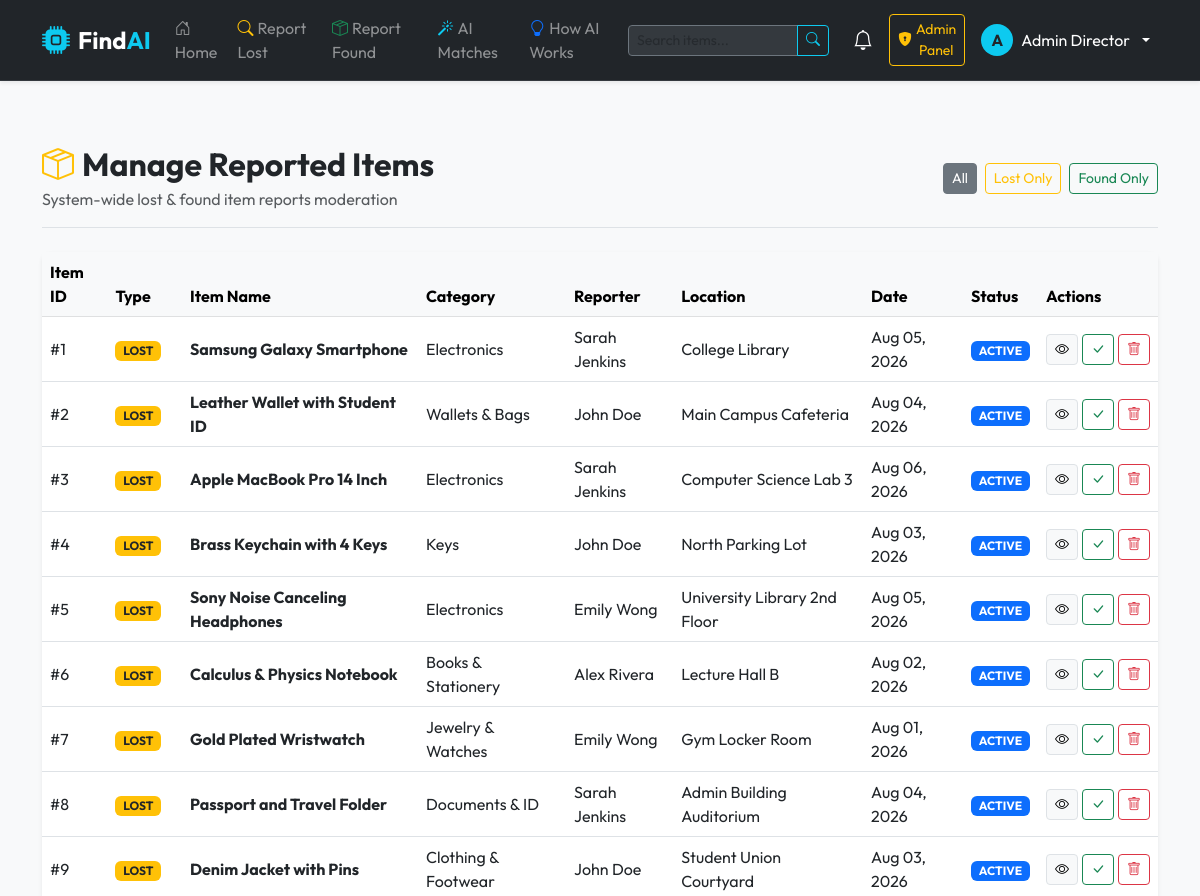
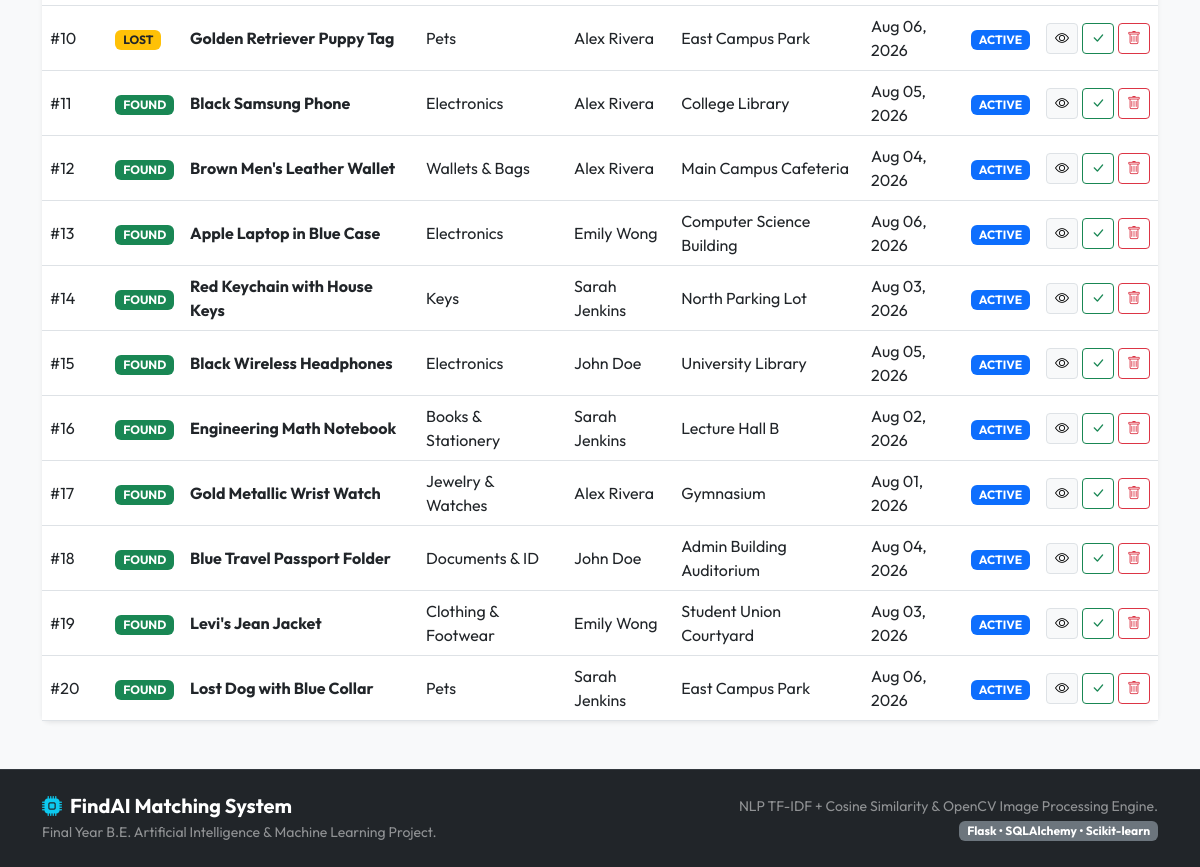
/admin/items (signed in), run on the app's committed database (2 pictures, top to bottom).
### models/models.py (models this page shows, shortened)
class User(db.Model):
    __tablename__ = 'users'
    id = db.Column(db.Integer, primary_key=True)
    name = db.Column(db.String(100), nullable=False)
    email = db.Column(db.String(120), unique=True, nullable=False, index=True)
    phone = db.Column(db.String(20), nullable=False)
    password_hash = db.Column(db.String(255), nullable=False)
    role = db.Column(db.String(20), nullable=False, default='user') # 'user' or 'admin'
    created_at = db.Column(db.DateTime, default=datetime.utcnow)
    items = db.relationship('Item', backref='owner', lazy=True, cascade='all, delete-orphan')
    claims = db.relationship('Claim', backref='claimant', lazy=True, cascade='all, delete-orphan')
    notifications = db.relationship('Notification', backref='user', lazy=True, cascade='all, delete-orphan')

class Item(db.Model):
    __tablename__ = 'items'
    id = db.Column(db.Integer, primary_key=True)
    user_id = db.Column(db.Integer, db.ForeignKey('users.id'), nullable=False)
    type = db.Column(db.String(10), nullable=False) # 'lost' or 'found'
    item_name = db.Column(db.String(150), nullable=False)
    category = db.Column(db.String(50), nullable=False)
    description = db.Column(db.Text, nullable=False)
    color = db.Column(db.String(50), nullable=True)
    brand = db.Column(db.String(50), nullable=True)
    location = db.Column(db.String(150), nullable=False)
    date = db.Column(db.Date, nullable=False)
    time = db.Column(db.Time, nullable=True)
    image_path = db.Column(db.String(255), nullable=True)
    status = db.Column(db.String(20), nullable=False, default='active') # 'active', 'claimed', 'resolved'
    created_at = db.Column(db.DateTime, default=datetime.utcnow)
    lost_matches = db.relationship('Match', foreign_keys='Match.lost_item_id', backref='lost_item', lazy=True, cascade='all, delete-orphan')
    found_matches = db.relationship('Match', foreign_keys='Match.found_item_id', backref='found_item', lazy=True, cascade='all, delete-orphan')

### routes/admin.py (the view)
@admin_bp.route('/items')
@admin_required
def manage_items():
    item_type = request.args.get('type', '')
    status = request.args.get('status', '')
    query = Item.query
    if item_type:
        query = query.filter_by(type=item_type)
    if status:
        query = query.filter_by(status=status)
    items = query.order_by(Item.created_at.desc()).all()
    return render_template('admin/items.html', items=items, current_type=item_type, current_status=status)

### routes/admin.py (called while the page is built)
def admin_required(f):
    @wraps(f)
    def decorated_function(*args, **kwargs):
        if 'user_id' not in session:
            flash('Please log in as Admin.', 'warning')
            return redirect(url_for('auth.login'))
        if session.get('user_role') != 'admin':
            flash('Access denied. Administrator privileges required.', 'danger')
            return redirect(url_for('user.dashboard'))
        return f(*args, **kwargs)
    return decorated_function

### templates/admin/items.html (shortened to what this page needs)
{% extends "base.html" %}
{% block content %}
<div class="container py-4">
    <div class="d-flex justify-content-between align-items-center mb-4 pb-3 border-bottom">
        <div>
            <h2 class="fw-bold mb-1"><i class="bi bi-box-seam text-warning me-2"></i>Manage Reported Items</h2>
            <p class="text-muted mb-0">System-wide lost & found item reports moderation</p>
        </div>
        <div class="d-flex gap-2">
            <a href="{{ url_for('admin.manage_items') }}" class="btn btn-sm btn-outline-secondary {{ 'active' if not current_type }}">All</a>
            <a href="{{ url_for('admin.manage_items', type='lost') }}" class="btn btn-sm btn-outline-warning {{ 'active' if current_type == 'lost' }}">Lost Only</a>
            <a href="{{ url_for('admin.manage_items', type='found') }}" class="btn btn-sm btn-outline-success {{ 'active' if current_type == 'found' }}">Found Only</a>
        </div>
    </div>
    <div class="card border-0 shadow-sm rounded-3">
        <div class="card-body p-0">
            <div class="table-responsive">
                <table class="table table-hover align-middle mb-0">
                    <thead class="table-light">
                        <tr>
                            <th>Item ID</th>
                            <th>Type</th>
                            <th>Item Name</th>
                            <th>Category</th>
                            <th>Reporter</th>
                            <th>Location</th>
                            <th>Date</th>
                            <th>Status</th>
                            <th>Actions</th>
                        </tr>
                    </thead>
                    <tbody>
                        {% for item in items %}
                            <tr>
                                <td>#{{ item.id }}</td>
                                <td>
                                    {% if item.type == 'lost' %}
                                        <span class="badge bg-warning text-dark">LOST</span>
                                    {% else %}
                                        <span class="badge bg-success">FOUND</span>
                                    {% endif %}
                                </td>
                                <td class="fw-bold text-dark">{{ item.item_name }}</td>
                                <td>{{ item.category }}</td>
                                <td>{{ item.owner.name }}</td>
                                <td>{{ item.location }}</td>
                                <td>{{ item.date.strftime('%b %d, %Y') }}</td>
                                <td>
                                    {% if item.status == 'resolved' %}
                                        <span class="badge bg-secondary">RESOLVED</span>
                                    {% else %}
                                        <span class="badge bg-primary">ACTIVE</span>
                                    {% endif %}
                                </td>
                                <td>
                                    <div class="d-flex gap-1">
                                        <a href="{{ url_for('items.item_detail', item_id=item.id) }}" class="btn btn-sm btn-light border" title="View"><i class="bi bi-eye"></i></a>
                                        {% if item.status != 'resolved' %}
                                            <form action="{{ url_for('admin.resolve_item', item_id=item.id) }}" method="POST" class="d-inline">
                                                <button type="submit" class="btn btn-sm btn-outline-success" title="Mark Resolved"><i class="bi bi-check-lg"></i></button>
                                            </form>
                                        {% endif %}
                                        <form action="{{ url_for('admin.delete_item', item_id=item.id) }}" method="POST" class="d-inline" onsubmit="return confirm('Delete this report?');">
                                            <button type="submit" class="btn btn-sm btn-outline-danger" title="Delete"><i class="bi bi-trash"></i></button>
                                        </form>
                                    </div>
                                </td>
                            </tr>
                        {% endfor %}
                    </tbody>
                </table>
            </div>
        </div>
    </div>
</div>
{% endblock %}

### templates/base.html (shortened to what this page needs)
<!DOCTYPE html>
<html lang="en">
<head>
    <link href="https://cdn.jsdelivr.net/npm/bootstrap@5.3.0/dist/css/bootstrap.min.css" rel="stylesheet">
    <link rel="stylesheet" href="https://cdn.jsdelivr.net/npm/bootstrap-icons@1.10.5/font/bootstrap-icons.css">
    <link rel="stylesheet" href="{{ url_for('static', filename='css/style.css') }}">
</head>
<body class="bg-light text-dark font-outfit">
    <nav class="navbar navbar-expand-lg navbar-dark bg-dark sticky-top shadow-sm border-bottom border-secondary border-opacity-25">
        <div class="container">
            <a class="navbar-brand d-flex align-items-center gap-2 fw-bold text-white fs-4" href="{{ url_for('index') }}">
                <i class="bi bi-cpu-fill text-info fs-3"></i>
                <span>Find<span class="text-info">AI</span></span>
            </a>
            <div class="collapse navbar-collapse" id="navbarContent">
                <ul class="navbar-nav me-auto mb-2 mb-lg-0 align-items-lg-center">
                    <li class="nav-item">
                        <a class="nav-link text-white-50" href="{{ url_for('index') }}"><i class="bi bi-house-door me-1"></i>Home</a>
                    </li>
                    <li class="nav-item">
                        <a class="nav-link text-white-50" href="{{ url_for('items.report_lost') }}"><i class="bi bi-search me-1 text-warning"></i>Report Lost</a>
                    </li>
                    <li class="nav-item">
                        <a class="nav-link text-white-50" href="{{ url_for('items.report_found') }}"><i class="bi bi-box-seam me-1 text-success"></i>Report Found</a>
                    </li>
                    <li class="nav-item">
                        <a class="nav-link text-white-50" href="{{ url_for('matches.match_results') }}"><i class="bi bi-magic me-1 text-info"></i>AI Matches</a>
                    </li>
                    <li class="nav-item">
                        <a class="nav-link text-white-50" href="{{ url_for('matches.how_it_works') }}"><i class="bi bi-lightbulb me-1 text-primary"></i>How AI Works</a>
                    </li>
                </ul>
                <form class="d-flex me-lg-3 my-2 my-lg-0" action="{{ url_for('items.search') }}" method="GET">
                    <div class="input-group input-group-sm">
                        <input class="form-control bg-secondary bg-opacity-25 text-white border-secondary" type="search" name="q" placeholder="Search items..." aria-label="Search">
                        <button class="btn btn-outline-info" type="submit"><i class="bi bi-search"></i></button>
                    </div>
                </form>
                <ul class="navbar-nav align-items-lg-center gap-2">
                    {% if session.get('user_id') %}
                        <li class="nav-item">
                            <a class="nav-link text-white position-relative" href="{{ url_for('user.notifications') }}" title="Notifications">
                                <i class="bi bi-bell fs-5"></i>
                            </a>
                        </li>
                        {% if session.get('user_role') == 'admin' %}
                            <li class="nav-item">
                                <a class="btn btn-sm btn-outline-warning d-flex align-items-center gap-1" href="{{ url_for('admin.dashboard') }}">
                                    <i class="bi bi-shield-lock-fill"></i> Admin Panel
                                </a>
                            </li>
                        {% endif %}
                        <li class="nav-item dropdown">
                            <a class="nav-link dropdown-toggle text-white d-flex align-items-center gap-2" href="#" role="button" data-bs-toggle="dropdown">
                                <div class="avatar bg-info text-dark rounded-circle d-flex align-items-center justify-content-center fw-bold" style="width: 32px; height: 32px;">
                                    {{ session.get('user_name')[0] | upper }}
                                </div>
                                <span class="d-none d-lg-inline">{{ session.get('user_name') }}</span>
                            </a>
                        </li>
                    {% endif %}
                </ul>
            </div>
        </div>
    </nav>
    <main class="py-4">
        {% block content %}{% endblock %}
    </main>
    <footer class="bg-dark text-white-50 py-4 mt-auto border-top border-secondary border-opacity-25">
        <div class="container">
            <div class="row gy-3 align-items-center">
                <div class="col-md-6 text-center text-md-start">
                    <h5 class="text-white fw-bold mb-1"><i class="bi bi-cpu-fill text-info me-2"></i>FindAI Matching System</h5>
                    <p class="small mb-0">Final Year B.E. Artificial Intelligence & Machine Learning Project.</p>
                </div>
                <div class="col-md-6 text-center text-md-end">
                    <p class="small mb-0">NLP TF-IDF + Cosine Similarity & OpenCV Image Processing Engine.</p>
                    <span class="badge bg-secondary">Flask • SQLAlchemy • Scikit-learn</span>
                </div>
            </div>
        </div>
    </footer>
</body>
</html>

### static/css/style.css (style rules this page uses)
body { font-family: 'Outfit', sans-serif; min-height: 100vh; display: flex; flex-direction: column; }

### data on the page
User: get "Admin Director"
Item: id "1", type "LOST", item_name "Samsung Galaxy Smartphone", category "Electronics", owner.name "Sarah Jenkins", location "College Library", date "Aug 05, 2026", status "ACTIVE"
Item: id "2", type "LOST", item_name "Leather Wallet with Student ID", category "Wallets & Bags", owner.name "John Doe", location "Main Campus Cafeteria", date "Aug 04, 2026", status "ACTIVE"
Item: id "3", type "LOST", item_name "Apple MacBook Pro 14 Inch", category "Electronics", owner.name "Sarah Jenkins", location "Computer Science Lab 3", date "Aug 06, 2026", status "ACTIVE"
Item: id "4", type "LOST", item_name "Brass Keychain with 4 Keys", category "Keys", owner.name "John Doe", location "North Parking Lot", date "Aug 03, 2026", status "ACTIVE"
Item: id "5", type "LOST", item_name "Sony Noise Canceling Headphones", category "Electronics", owner.name "Emily Wong", location "University Library 2nd Floor", date "Aug 05, 2026", status "ACTIVE"
Item: id "6", type "LOST", item_name "Calculus & Physics Notebook", category "Books & Stationery", owner.name "Alex Rivera", location "Lecture Hall B", date "Aug 02, 2026", status "ACTIVE"
Item: id "7", type "LOST", item_name "Gold Plated Wristwatch", category "Jewelry & Watches", owner.name "Emily Wong", location "Gym Locker Room", date "Aug 01, 2026", status "ACTIVE"
Item: id "8", type "LOST", item_name "Passport and Travel Folder", category "Documents & ID", owner.name "Sarah Jenkins", location "Admin Building Auditorium", date "Aug 04, 2026", status "ACTIVE"
Item: id "9", type "LOST", item_name "Denim Jacket with Pins", category "Clothing & Footwear", owner.name "John Doe", location "Student Union Courtyard", date "Aug 03, 2026", status "ACTIVE"
Item: id "10", type "LOST", item_name "Golden Retriever Puppy Tag", category "Pets", owner.name "Alex Rivera", location "East Campus Park", date "Aug 06, 2026", status "ACTIVE"
Item: id "11", type "FOUND", item_name "Black Samsung Phone", category "Electronics", owner.name "Alex Rivera", location "College Library", date "Aug 05, 2026", status "ACTIVE"
Item: id "12", type "FOUND", item_name "Brown Men's Leather Wallet", category "Wallets & Bags", owner.name "Alex Rivera", location "Main Campus Cafeteria", date "Aug 04, 2026", status "ACTIVE"
Item: id "13", type "FOUND", item_name "Apple Laptop in Blue Case", category "Electronics", owner.name "Emily Wong", location "Computer Science Building", date "Aug 06, 2026", status "ACTIVE"
Item: id "14", type "FOUND", item_name "Red Keychain with House Keys", category "Keys", owner.name "Sarah Jenkins", location "North Parking Lot", date "Aug 03, 2026", status "ACTIVE"
Item: id "15", type "FOUND", item_name "Black Wireless Headphones", category "Electronics", owner.name "John Doe", location "University Library", date "Aug 05, 2026", status "ACTIVE"
Item: id "16", type "FOUND", item_name "Engineering Math Notebook", category "Books & Stationery", owner.name "Sarah Jenkins", location "Lecture Hall B", date "Aug 02, 2026", status "ACTIVE"
Item: id "17", type "FOUND", item_name "Gold Metallic Wrist Watch", category "Jewelry & Watches", owner.name "Alex Rivera", location "Gymnasium", date "Aug 01, 2026", status "ACTIVE"
Item: id "18", type "FOUND", item_name "Blue Travel Passport Folder", category "Documents & ID", owner.name "John Doe", location "Admin Building Auditorium", date "Aug 04, 2026", status "ACTIVE"
Item: id "19", type "FOUND", item_name "Levi's Jean Jacket", category "Clothing & Footwear", owner.name "Emily Wong", location "Student Union Courtyard", date "Aug 03, 2026", status "ACTIVE"
Item: id "20", type "FOUND", item_name "Lost Dog with Blue Collar", category "Pets", owner.name "Sarah Jenkins", location "East Campus Park", date "Aug 06, 2026", status "ACTIVE"

### other printed values
{{ session.get('user_name')[0] | upper }} "A"
